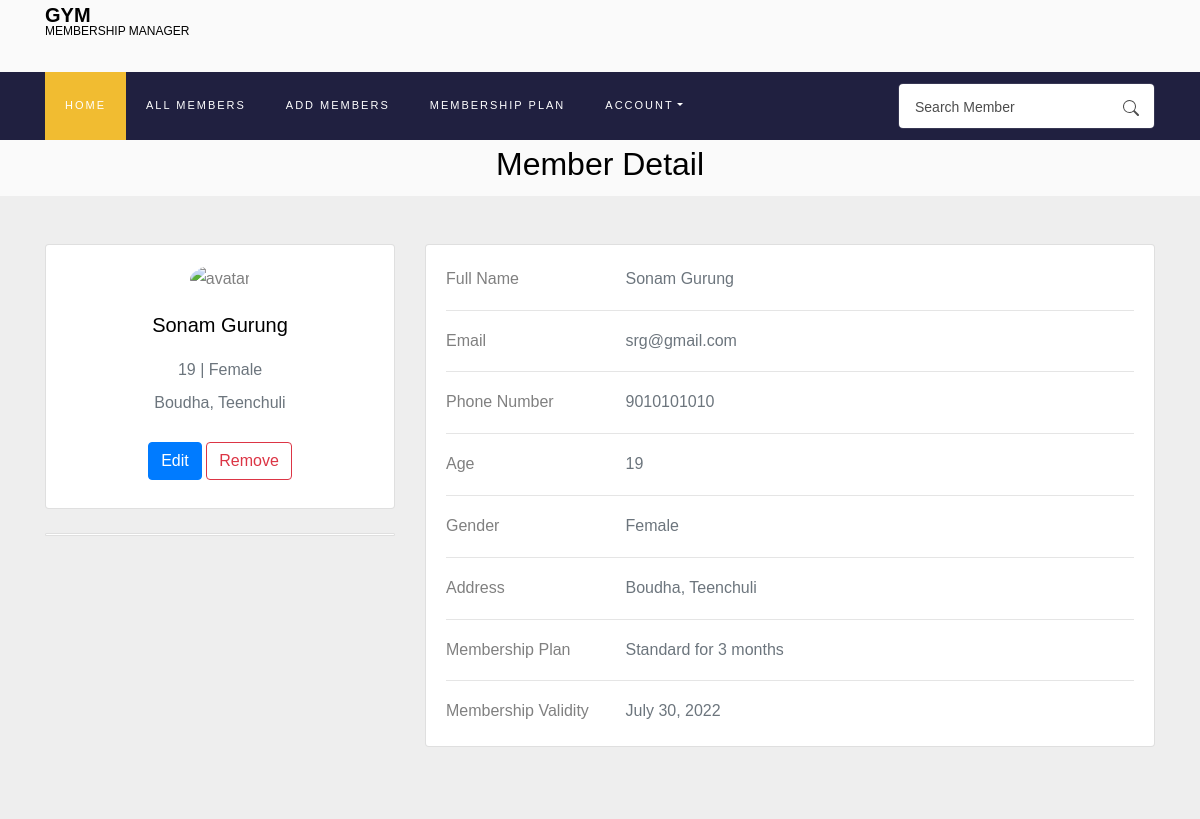
The app's page /member/1 (signed in) with its own data.
### Membership/models.py (models this page shows, shortened)
class Members(models.Model):
    gym_owner = models.ForeignKey(
        User, on_delete=models.CASCADE, related_name='gym_owner', default=None)
    first_name = models.CharField(max_length=100, blank=False)
    last_name = models.CharField(max_length=100, blank=False)
    email = models.EmailField(max_length=100, blank=False)
    age = models.IntegerField(blank=False)
    gender = models.CharField(max_length=10, blank=False)
    phone_number = models.CharField(max_length=20, blank=False)
    address = models.CharField(max_length=100, blank=False)
    membership = models.ForeignKey(
        Membership, on_delete=models.CASCADE, related_name='membership')
    validity = models.DateField()

class Membership(models.Model):
    user = models.ForeignKey(
        User, on_delete=models.CASCADE, related_name='owner')
    membership_type = models.CharField(max_length=100, blank=False)
    membership_price = models.IntegerField(blank=False)
    membership_duration = models.CharField(max_length=20, blank=False)
    def __str__(self):
        return f"{self.membership_type} for {self.membership_duration}"

### Membership/views.py (the view)
# urls.py: path("member/<int:id>", views.member_detail, name='member-detail'),
def member_detail(request, id):
    template = "Membership/member-detail.html"
    member = Members.objects.get(pk=id)
    return render(request, template, {
        'member': member
    })

### Membership/forms.py
class SearchForm(forms.Form):
    search = forms.CharField(label='',max_length=100,widget=forms.TextInput(attrs={
        'class':'form-control pl-3',
        'placeholder': 'Search Member',
    }))

### Membership/utils.py (called while the page is built)
def inject_form(request):
    return {'searchform': SearchForm()}

### Membership/templates/Membership/member-detail.html (shortened to what this page needs)
{% extends "Membership/layout.html" %}
{% load static %}
{% block body %}
<h2 style="text-align: center;" id="head">Member Detail</h2>
{% if user.is_authenticated %}
<section style="background-color: #eee;">
    <div class="container py-5">
      <div class="row" id="container-body">
        <div class="col-lg-4" id="card-profile" >
          <div class="card mb-4">
            <div class="card-body text-center">
              <img src="https://mdbcdn.b-cdn.net/img/Photos/new-templates/bootstrap-chat/ava3.webp" alt="avatar"
                class="rounded-circle img-fluid" style="width: 150px;">
              <h5 class="my-3">{{member.first_name}} {{member.last_name}}</h5>
              <p class="text-muted mb-1">{{member.age}} | {{member.gender}}</p>
              <p class="text-muted mb-4">{{member.address}}</p>
              <div class="justify-content-center mb-2">
                <button type="button" class="btn btn-primary" id="edit-member" data-id="{{member.id}}">Edit</button>
                <a type="button" class="btn btn-outline-danger ms-1" href="{% url 'remove' member.id %}" >Remove</a>
              </div>
            </div>
          </div>
          <div class="card mb-4 mb-lg-0">
            <div class="card-body p-0">
            </div>
          </div>
        </div>
        <div class="col-lg-8">
          <div class="card mb-4">
            <div class="card-body">
                <div id="member-details" >
              <div class="row">
                <div class="col-sm-3">
                  <p class="mb-0">Full Name</p>
                </div>
                <div class="col-sm-9">
                  <p class="text-muted mb-0">{{member.first_name}} {{member.last_name}}</p>
                </div>
              </div>
              <hr>
              <div class="row">
                <div class="col-sm-3">
                  <p class="mb-0">Email</p>
                </div>
                <div class="col-sm-9">
                  <p class="text-muted mb-0" id="member-email">{{member.email}}</p>
                </div>
              </div>
              <hr>
              <div class="row">
                <div class="col-sm-3">
                  <p class="mb-0">Phone Number</p>
                </div>
                <div class="col-sm-9">
                  <p class="text-muted mb-0" id="member-phone">{{member.phone_number}}</p>
                </div>
              </div>
              <hr>
              <div class="row">
                <div class="col-sm-3">
                  <p class="mb-0">Age</p>
                </div>
                <div class="col-sm-9">
                  <p class="text-muted mb-0" id="member-age">{{member.age}}</p>
                </div>
              </div>
              <hr>
              <div class="row">
                <div class="col-sm-3">
                  <p class="mb-0">Gender</p>
                </div>
                <div class="col-sm-9">
                  <p class="text-muted mb-0">{{member.gender}}</p>
                </div>
              </div>
              <hr>
              <div class="row">
                <div class="col-sm-3">
                  <p class="mb-0">Address</p>
                </div>
                <div class="col-sm-9">
                  <p class="text-muted mb-0" id="member-address">{{member.address}}</p>
                </div>
              </div>
              <hr>
              <div class="row">
                <div class="col-sm-3">
                  <p class="mb-0">Membership Plan</p>
                </div>
                <div class="col-sm-9">
                  <p class="text-muted mb-0" id="member-plan">{{member.membership}}</p>
                </div>
              </div>
              <hr>
              <div class="row">
                <div class="col-sm-3">
                  <p class="mb-0">Membership Validity</p>
                </div>
                <div class="col-sm-9">
                  <p class="text-muted mb-0">{{member.validity}}</p>
                </div>
              </div>
              </div>
            </div>
          </div>
        </div>
      </div>
    </div>
  </section>
{% endif %}
{% endblock %}

### records on screen
Members: first_name "Sonam", last_name "Gurung", age "19", gender "Female", address "Boudha, Teenchuli", email "srg@gmail.com", phone_number "9010101010", membership "Standard for 3 months", validity "July 30, 2022"
